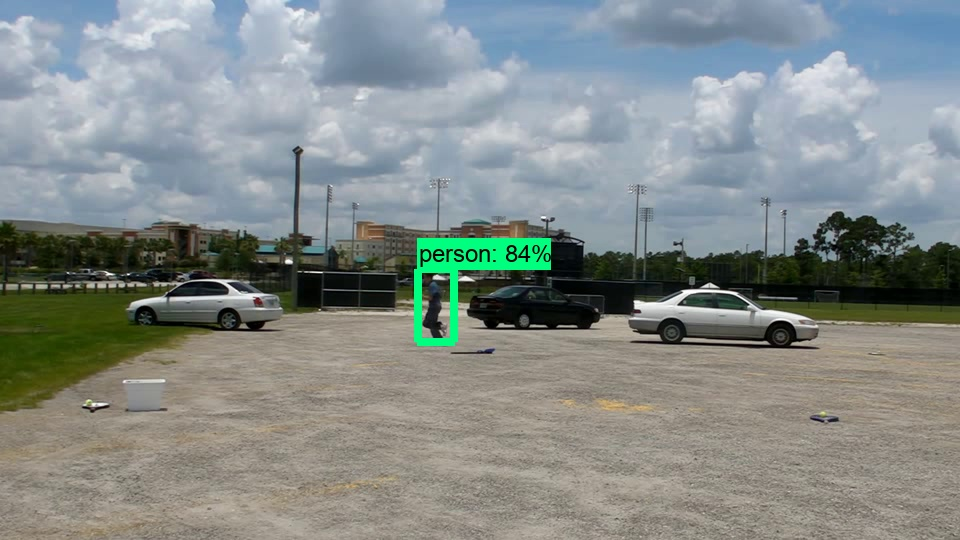
#> input picture b1.jpg, 960 x 540 px
$ python contour_triangle.py   (older library calls are emulated)
#> lines starting #> are read from the running program, lines starting #| are printed output that depends on the picture; after the words box and inside, x2 and y2 are one past the last pixel; in counts of white or black regions, pixels touching at a corner belong together
# -*- coding: utf-8 -*-
"""
Created on Fri Aug 10 18:37:12 2018

@author: admin
"""

import numpy as np
import cv2

img = cv2.imread('b1.jpg')
#> img is the input picture: shape (540, 960, 3); mean B, G, R 137.6, 139.8, 132.5
gray = cv2.cvtColor(img, cv2.COLOR_BGR2GRAY)
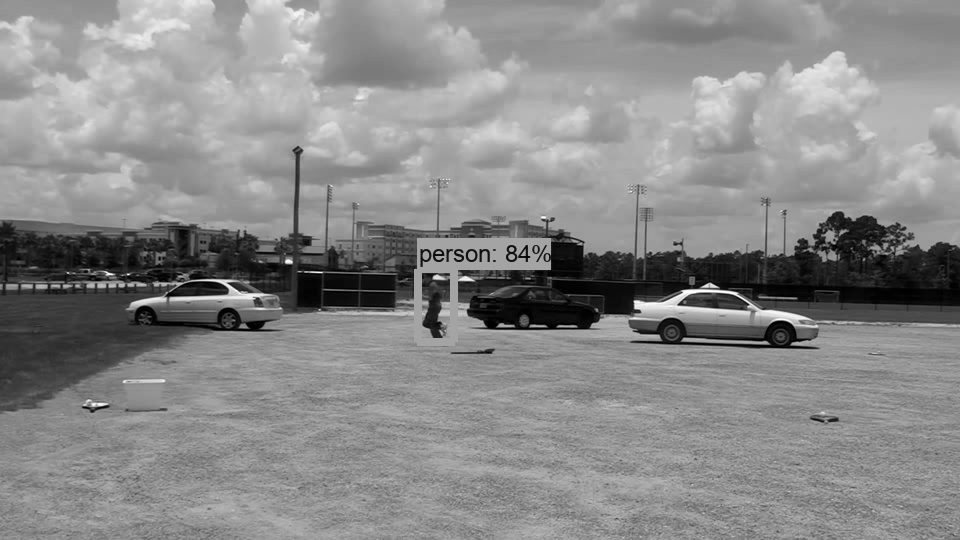
#> gray: shape (540, 960); min 0, max 255, mean 137.4

ret,thresh = cv2.threshold(gray,127,255,1)
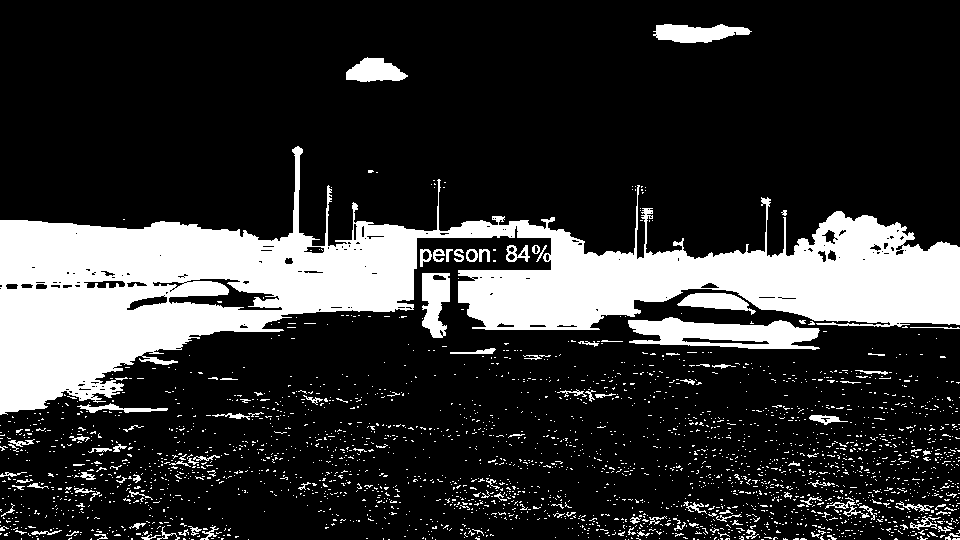
#> thresh: shape (540, 960); 20.5% white; 2662 white regions (2547 under 20 px)

_,contours,h = cv2.findContours(thresh,1,2)
#> contours = 2854 contours, 2753 with area under 20; largest, box (x1, y1, x2, y2) and area: (0, 146, 960, 415) 85168, (628, 317, 820, 350) 3914, (168, 278, 283, 311) 1460, (422, 273, 450, 338) 1272, (653, 24, 752, 43) 1166; h = 2854 rows, first 6: [1, -1, -1, -1], [2, 0, -1, -1], [3, 1, -1, -1], [4, 2, -1, -1], [5, 3, -1, -1], [6, 4, -1, -1]

for cnt in contours:
    approx = cv2.approxPolyDP(cnt,0.01*cv2.arcLength(cnt,True),True)
    print (len(approx))
    if len(approx)==5:
        print ("pentagon")
        cv2.drawContours(img,[cnt],0,255,-1)
    elif len(approx)==3:
        print ("triangle")
        cv2.drawContours(img,[cnt],0,(0,255,0),-1)
    elif len(approx)==4:
        print ("square")
        cv2.drawContours(img,[cnt],0,(0,0,255),-1)
    elif len(approx) == 9:
        print ("half-circle")
        cv2.drawContours(img,[cnt],0,(255,255,0),-1)
    elif len(approx) > 15:
        print ("circle")
        cv2.drawContours(img,[cnt],0,(0,255,255),-1)
#> this loop made 2854 passes
#> approx on passes 1 to 3: [[828, 539], [829, 539]], [[761, 539], [763, 539]], [[718, 539]]
#| 2
#| 2
#| 1
#| 2
#| 1
#| 1
#| 1
#| 2
#> (further printed lines are left out)
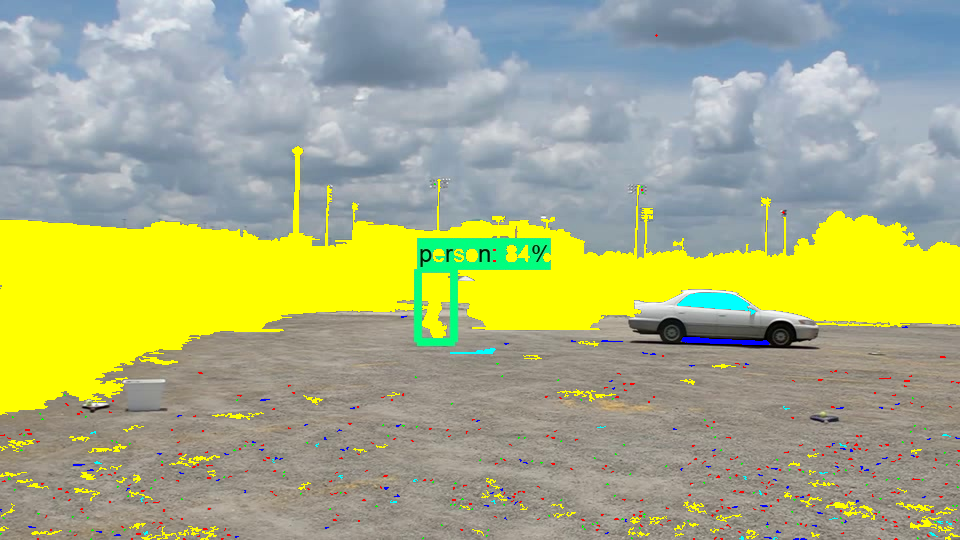
#> img: shape (540, 960, 3); 18.77% of pixels changed, all inside (x1, y1, x2, y2) = (0, 34, 960, 540)

cv2.imshow('img',img)
cv2.waitKey(0)
cv2.destroyAllWindows()

$ run again, with b3.jpg copied over b1.jpg
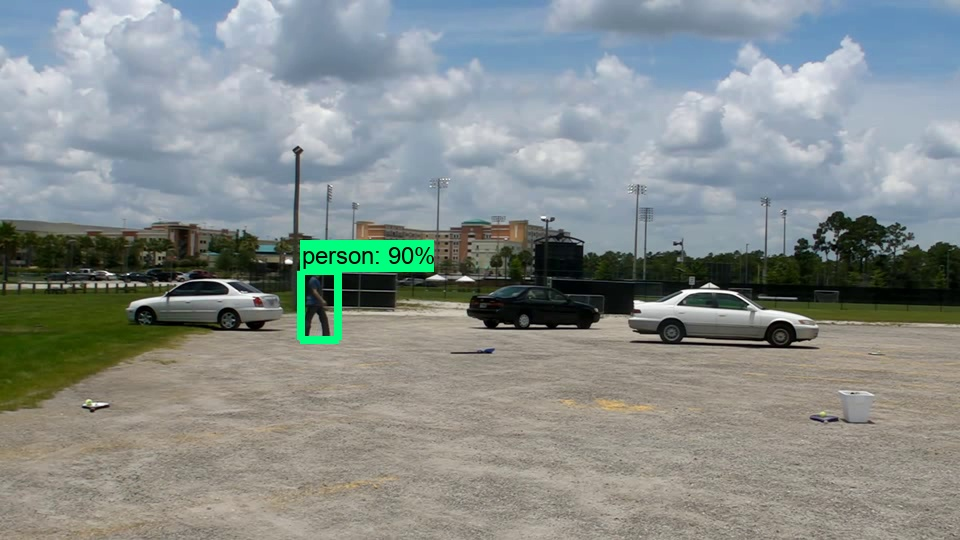
#> input picture b3.jpg, 960 x 540 px
#> img is the input picture: shape (540, 960, 3); mean B, G, R 138.9, 141.2, 134.1
#> `ret,thresh = cv2.threshold(gray,127,255,1)`:
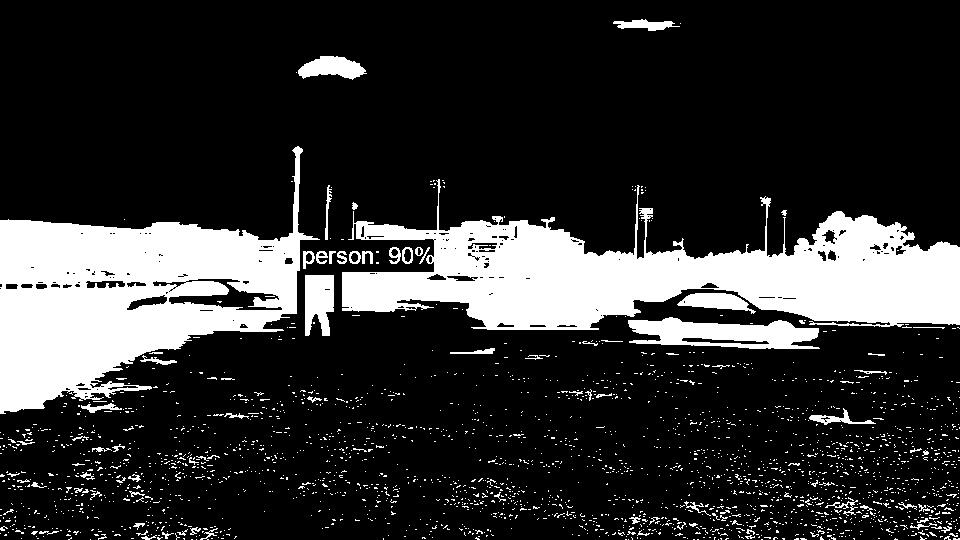
#> thresh: shape (540, 960); 19.6% white; 2338 white regions (2247 under 20 px)
#> contours = 2521 contours, 2431 with area under 20; largest, box (x1, y1, x2, y2) and area: (342, 179, 960, 330) 44288, (0, 146, 320, 414) 40306, (628, 317, 820, 349) 3894, (168, 278, 283, 311) 1514, (305, 275, 334, 336) 1345; h = 2521 rows, first 6: [1, -1, -1, -1], [2, 0, -1, -1], [3, 1, -1, -1], [4, 2, -1, -1], [5, 3, -1, -1], [6, 4, -1, -1]
#> the loop `for cnt in contours:` made 2521 passes
#> approx on passes 1 to 3: [[829, 539]], [[761, 539], [762, 539]], [[718, 539]]
#> (printed output is left out)
#> after the loop `for cnt in contours:`:
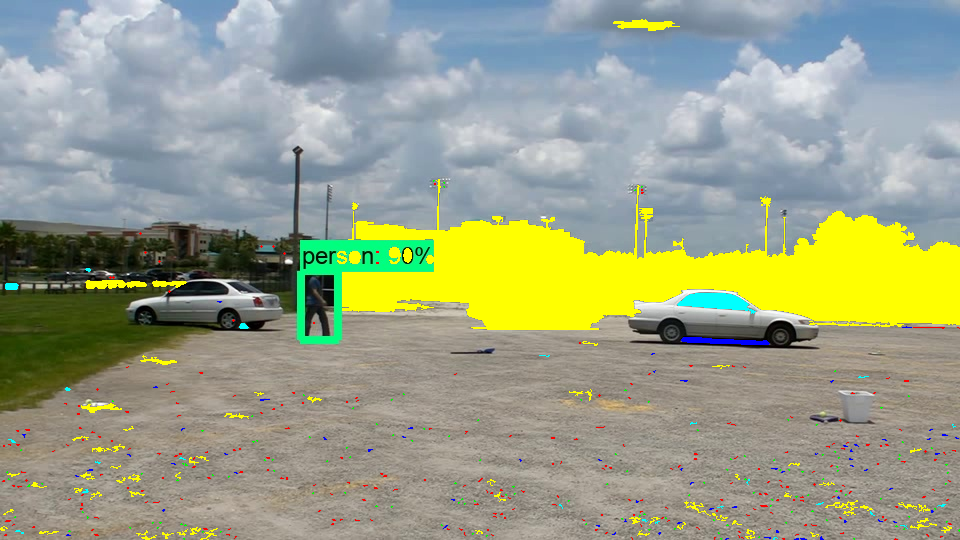
#> img: shape (540, 960, 3); 10.24% of pixels changed, all inside (x1, y1, x2, y2) = (0, 19, 960, 540)
